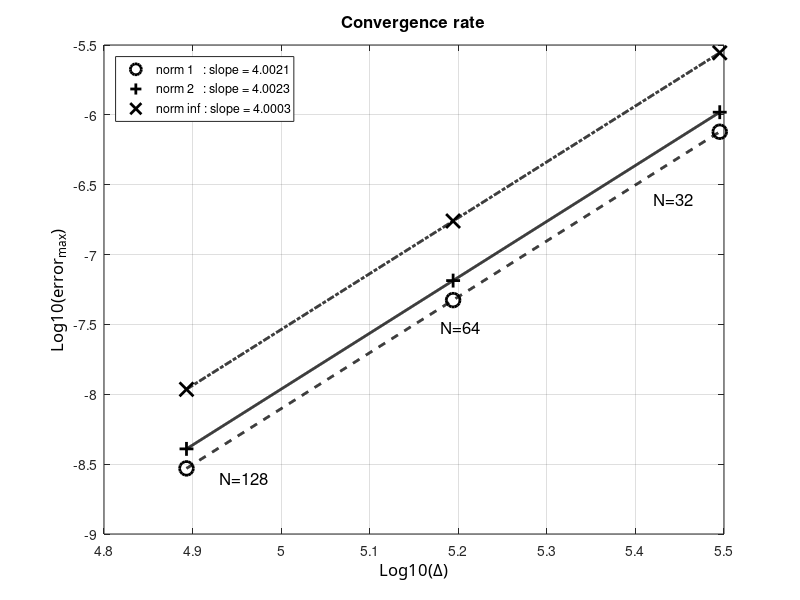

This chart was generated by the following MATLAB code:
clc; clear all; close all;

radius=6371220;
N=[40 50 60 80 100 150];
 N=[32 64 128];
% N=[16 32 64 128];
dx=2*pi*radius./(4*N);

%% Nair-Machenhauer
% e1=[1.4218e-3 5.2599e-4 1.9646e-4 3.4719e-5 9.9724e-6 1.2117e-6];
% e2=[6.0198e-3 2.4308e-3 9.7746e-4 1.7531e-4 4.7225e-5 6.2853e-6];
% e3=[4.5356e-2 1.8245e-2 7.6475e-3 1.6499e-3 4.6740e-4 6.7620e-5];
%% Nair-Jablonowski
% e1=[2.2199*10^-3 9.9676*10^-4 4.4566*10^-4 1.3189*10^-4 5.3380*10^-5 1.0401*10^-5];
% e2=[8.1592*10^-3 3.9476*10^-3 1.9545*10^-3 5.8682*10^-4 2.3789*10^-4 4.7173*10^-5];
% e3=[4.9298*10^-2 2.8948*10^-2 1.6474*10^-2 5.6752*10^-3 2.3177*10^-3 4.9192*10^-4];
%% Williamson 2 (alpha=0)
% e1=[1.1422*10^-6 7.1216*10^-8 4.4469*10^-9];
% e2=[1.3885*10^-6 8.6513*10^-8 5.4018*10^-9];
% e3=[2.4469*10^-6 1.5229*10^-7 9.5186*10^-9];
%% Williamson 2 (alpha=pi/4)
e1=[7.5712*10^-7 4.7213*10^-8 2.9487*10^-9];
e2=[1.0446*10^-6 6.5124*10^-8 4.0672*10^-9];
e3=[2.7809*10^-6 1.7387*10^-7 1.0858*10^-8];

% e1=[4.4750*10^-2 5.7696*10^-3 3.4225*10^-4 1.6969*10^-5];

ldx=log10(dx);
le1=log10(e1);
le2=log10(e2);
le3=log10(e3);



%% plot 1
figure(11); 
%% curve 1
hl1=plot(ldx,le1,'ok');
set(hl1,'LineWidth',2.0);
set(hl1,'MarkerSize',10);
set(hl1,'MarkerEdgeColor','k');
%set(hl1,'MarkerFaceColor','r');

hold on;
[a11,b1]=polyfit(ldx,le1,1);
tt=linspace(min(ldx),max(ldx),1000);
lsq1=a11(2)+a11(1)*tt;


%% curve 2
hl2=plot(ldx,le2,'+k');
set(hl2,'LineWidth',2.0);
set(hl2,'MarkerSize',10);
set(hl2,'MarkerEdgeColor','k');
set(hl2,'MarkerFaceColor','green');

hold on;
[a12,b1]=polyfit(ldx,le2,1);
tt=linspace(min(ldx),max(ldx),1000);
lsq2=a12(2)+a12(1)*tt;


%% curve 3
hl3=plot(ldx,le3,'xk');
set(hl3,'LineWidth',2.0);
set(hl3,'MarkerSize',10);
set(hl3,'MarkerEdgeColor','k');
set(hl3,'MarkerFaceColor','magenta');

hold on;
[a13,b1]=polyfit(ldx,le3,1);
tt=linspace(min(ldx),max(ldx),1000);
lsq3=a13(2)+a13(1)*tt;


%% legend
% ylabel
ha=gca;
ya=get(gca,'Ylabel');
set(ha,'Ygrid','on');
set(ya,'String','Log10(error_{max})');
set (ya,'FontName','Calibri');
set(ya,'FontSize',12);

% title
ha=gca;
xt=get(gca,'Title');
title('Convergence rate');
set (xt,'FontSize',12);


% %% courbes...
hlff1=plot(tt,lsq1,'--k');
set(hlff1,'LineWidth',2.0);

hlff2=plot(tt,lsq2,'-k');
set(hlff2,'LineWidth',2.0);

hlff3=plot(tt,lsq3,'-.k');
set(hlff3,'LineWidth',2.0);

legend([hl1,hl2,hl3],{['norm 1   : slope = ' num2str(a11(1))],['norm 2   : slope = ' num2str(a12(1))],['norm inf : slope = ' num2str(a13(1))]},'Location','NorthWest')
% legend(['norm inf : slope = ' num2str(a11(1))],'Location','NorthWest')
% xlabel
ha=gca;
xa=get(gca,'Xlabel');
set(ha,'Xgrid','on');
set(xa,'String','Log10(\Delta)');
set (xa,'FontName','Calibri');
set(xa,'FontSize',12);

%% texte
ht=text('Position',[4.93,-8.6,0],'String','N=128');
set(ht,'FontSize',12);
% ht=text('Position',[4.1,-8.8,0],'String','\Deltat=2.5min');
% set(ht,'FontSize',12);

ht=text('Position',[5.18,-7.52,0],'String','N=64');
set(ht,'FontSize',12);
% ht=text('Position',[4.38,-7.8,0],'String','\Deltat=5min');
% set(ht,'FontSize',12);

ht=text('Position',[5.42,-6.6,0],'String','N=32');
set(ht,'FontSize',12);
% ht=text('Position',[4.6,-6.75,0],'String','\Deltat=10min');
% set(ht,'FontSize',12);
